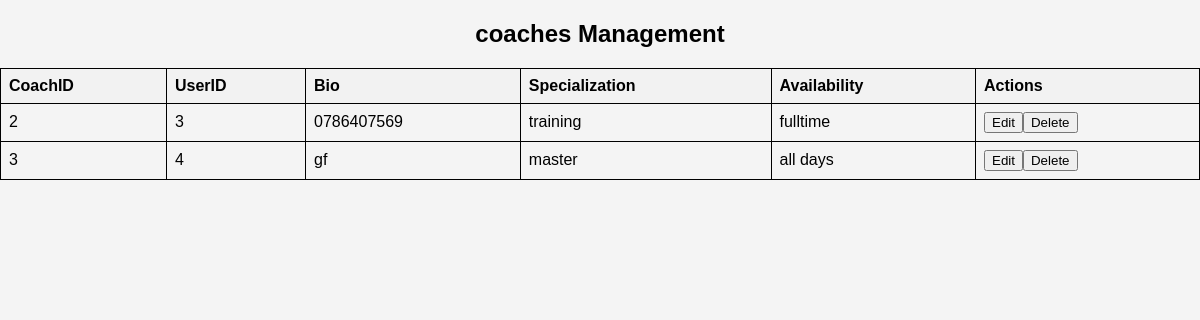
/viewcoaches.php, run on the app's committed database.
### tables this page shows
CREATE TABLE `coaches` (
  `CoachID` int(11) NOT NULL,
  `UserID` int(11) DEFAULT NULL,
  `Bio` text DEFAULT NULL,
  `Specialization` varchar(100) DEFAULT NULL,
  `Availability` text DEFAULT NULL
);

### viewcoaches.php (the view, shortened to what this page needs)
<?php
require_once "db_connection.php";
?>
<!DOCTYPE html>
<html lang="en">
<head>
    <link rel="stylesheet" type="text/css" href="style3.css">
</head>
<body>
    <h2>coaches Management</h2>
    <table id="dataTable" class="table table-hover text-center">
        <tr>
            <th>CoachID</th>
            <th>UserID</th>
            <th>Bio</th>
            <th>Specialization</th>
            <th>Availability</th>
            <th>Actions</th>
        </tr>
        <?php
        $sql = "SELECT * FROM coaches";
        $result = $conn->query($sql);
        if ($result->num_rows > 0) {
            while ($row = $result->fetch_assoc()) {
                echo "<tr>";
                echo "<td>" . $row["CoachID"] . "</td>";
                echo "<td>" . $row["UserID"] . "</td>";
                echo "<td>" . $row["Bio"] . "</td>";
                echo "<td>" . $row["Specialization"] . "</td>";
                echo "<td>" . $row["Availability"] . "</td>";
                echo "<td>";
              echo "<a href='updatecoaches.html?id=" . $row["CoachID"] .  "'onclick='return confirm(\"Are you sure you want to update this coaches?\")'><button class='button update-button'>Edit</button></a>";
                echo "<a href='deletecoaches.html?id=" . $row["CoachID"] . "'onclick='return confirm(\"Are you sure you want to delete this coaches?\")'><button class='button delete-button'>Delete</button></a>";
                echo "</td>";
                echo "</tr>";
            }
        } else {
            echo "<tr><td colspan='7'>No data found</td></tr>";
        }
        ?>
    </table>
</body>
</html>

### css/style3.css (style rules this page uses)
body { font-family: Arial, sans-serif; margin: 0; padding: 0; background-color: #f4f4f4; }
h2 { text-align: center; }

### viewcoaches.php (style rules this page uses)
table { width: 100%; border-collapse: collapse; }
table, th, td { border: 1px solid black; padding: 8px; text-align: left; }
th { background-color: #f2f2f2; }

### data on the page
coaches: CoachID "2", UserID "3", Bio "0786407569", Specialization "training", Availability "fulltime"
coaches: CoachID "3", UserID "4", Bio "gf", Specialization "master", Availability "all days"
